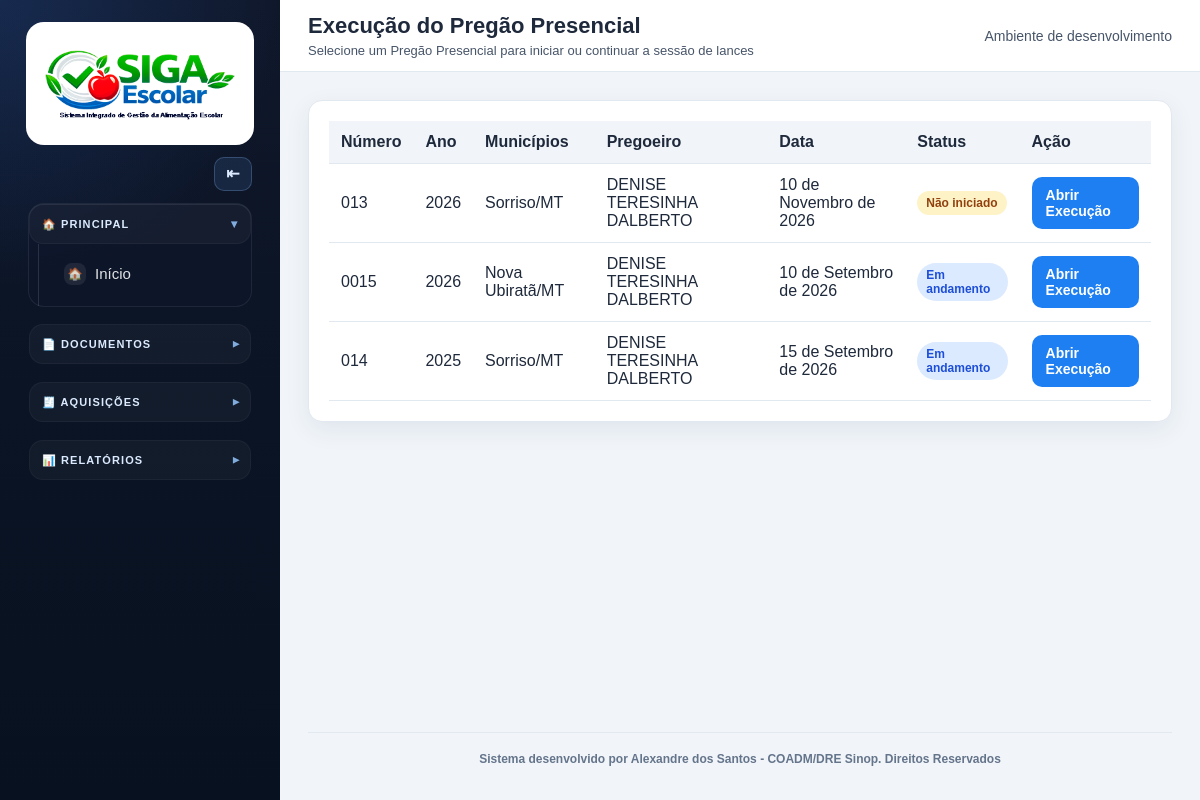
The page /execucao/ on the database as committed earlier.
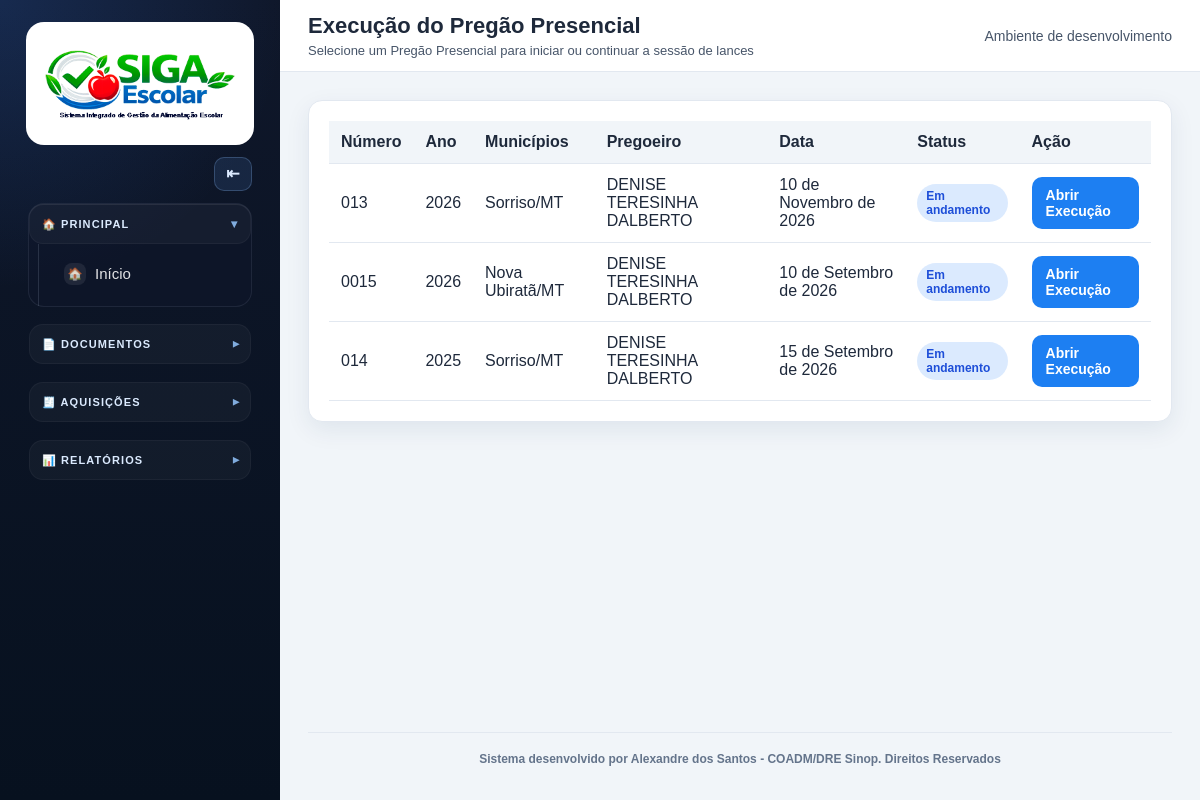
The same page on the database as committed later.
### apps/pregoes/models.py (models this page shows, shortened)
class Pregao(models.Model):
    TIPO_PREGAO_PRESENCIAL = "pregao_presencial"
    TIPO_CHAMADA_PUBLICA = "chamada_publica"
    TIPO_CERTAME_CHOICES = [
        (TIPO_PREGAO_PRESENCIAL, "Pregão Presencial"),
        (TIPO_CHAMADA_PUBLICA, "Chamada Pública"),
    ]
    STATUS_NAO_INICIADO = "nao_iniciado"
    STATUS_EM_ANDAMENTO = "em_andamento"
    STATUS_FINALIZADO = "finalizado"
    STATUS_CHOICES = [
        (STATUS_NAO_INICIADO, "Não iniciado"),
        (STATUS_EM_ANDAMENTO, "Em andamento"),
        (STATUS_FINALIZADO, "Finalizado"),
    ]
    tipo_certame = models.CharField(
        "Tipo de Certame",
        max_length=30,
        choices=TIPO_CERTAME_CHOICES,
        default=TIPO_PREGAO_PRESENCIAL,
        help_text="Define se o processo será executado como Pregão Presencial ou Chamada Pública.",
    )
    numero = models.CharField("Número do Certame", max_length=30)
    numero_processo = models.CharField(
        "Número do Processo",
        max_length=100,
        blank=True,
        help_text="Número do processo administrativo vinculado ao certame.",
    )
    ano = models.PositiveIntegerField("Ano")
    municipios = models.ManyToManyField(
        Municipio,
        through="PregaoMunicipio",
        related_name="pregoes",
        verbose_name="Municípios",
    )
    fornecedores = models.ManyToManyField(
        Fornecedor,
        through="PregaoFornecedor",
        related_name="pregoes",
        verbose_name="Fornecedores",
    )
    nome_pregoeiro = models.CharField("Nome do Pregoeiro", max_length=255)
    cpf_pregoeiro = models.CharField(
        "CPF do Pregoeiro",
        max_length=14,
        validators=[validar_cpf],
    )
    nome_ordenador_despesas = models.CharField(
        "Nome do Ordenador de Despesas",
        max_length=255,
        blank=True,
        help_text="Nome completo do ordenador de despesas vinculado ao certame.",
    )
    rg_ordenador_despesas = models.CharField(
        "RG do Ordenador de Despesas",
        max_length=50,
        blank=True,
    )
    cpf_ordenador_despesas = models.CharField(
        "CPF do Ordenador de Despesas",
        max_length=14,
        blank=True,
        validators=[validar_cpf],
    )
    local_pregao = models.CharField("Local do Pregão", max_length=255)
    data_pregao = models.DateField("Data do Pregão")
    status = models.CharField(
        "Status",
        max_length=30,
        choices=STATUS_CHOICES,
        default=STATUS_NAO_INICIADO,
    )
    criado_por = models.ForeignKey(
        settings.AUTH_USER_MODEL,
        on_delete=models.PROTECT,
        related_name="pregoes_criados",
        verbose_name="Criado por",
        null=True,
        blank=True,
    )
    finalizado_em = models.DateTimeField("Finalizado em", null=True, blank=True)
    percentual_alerta_media = models.DecimalField(
        "Percentual de Alerta da Média",
        max_digits=5,
        decimal_places=2,
        default=50,
        help_text="Percentual de alerta aplicado a todos os itens deste certame.",
    )
    data_pesquisa_precos = models.DateField(
        "Data da Pesquisa de Preços",
        null=True,
        blank=True,
        help_text=(
            "Data da pesquisa/orçamento estimado utilizada como referência "
            "para as médias de preços do certame."
        ),
    )
    criado_em = models.DateTimeField("Criado em", auto_now_add=True)
    atualizado_em = models.DateTimeField("Atualizado em", auto_now=True)
    class Meta:
        verbose_name = "Certame"
        verbose_name_plural = "Certames"
        ordering = ["-ano", "-numero"]
        constraints = [
            models.UniqueConstraint(
                fields=["tipo_certame", "numero", "ano"],
                name="unique_tipo_numero_ano_certame",
            )
        ]

### apps/cadastros/models.py (models this page shows, shortened)
class AtivoModel(TimeStampedModel):
    ativo = models.BooleanField(default=True)
    class Meta:
        abstract = True

class Municipio(AtivoModel):
    nome = models.CharField(max_length=120)
    uf = models.CharField(max_length=2, default="MT")
    class Meta:
        verbose_name = "Município"
        verbose_name_plural = "Municípios"
        ordering = ["nome"]
        constraints = [
            models.UniqueConstraint(fields=["nome", "uf"], name="unique_municipio_uf")
        ]

### apps/execucao/views.py (the view)
# urls.py: path("", views.execucao_pregao, name="execucao_pregao"),
def execucao_pregao(request):
    pregoes = (
        Pregao.objects.filter(
            tipo_certame=Pregao.TIPO_PREGAO_PRESENCIAL,
            status__in=[
                Pregao.STATUS_NAO_INICIADO,
                Pregao.STATUS_EM_ANDAMENTO,
            ]
        )
        .prefetch_related("municipios")
        .order_by("-ano", "-numero")
    )
    return render(
        request,
        "execucao/execucao_pregao.html",
        {
            "pregoes": pregoes,
        },
    )

### templates/execucao/execucao_pregao.html (shortened to what this page needs)
{% extends "base.html" %}
{% block page_title %}Execução do Pregão Presencial{% endblock %}
{% block page_subtitle %}Selecione um Pregão Presencial para iniciar ou continuar a sessão de lances{% endblock %}
{% block content %}
<div class="card">
    <div class="table-wrapper">
        <table>
            <thead>
                <tr>
                    <th>Número</th>
                    <th>Ano</th>
                    <th>Municípios</th>
                    <th>Pregoeiro</th>
                    <th>Data</th>
                    <th>Status</th>
                    <th>Ação</th>
                </tr>
            </thead>
            <tbody>
                {% for pregao in pregoes %}
                <tr>
                    <td>{{ pregao.numero }}</td>
                    <td>{{ pregao.ano }}</td>
                    <td>
                        {% for municipio in pregao.municipios.all %}
                            {{ municipio.nome }}{% if municipio.uf %}/{{ municipio.uf }}{% endif %}{% if not forloop.last %}, {% endif %}
                        {% empty %}
                            -
                        {% endfor %}
                    </td>
                    <td>{{ pregao.nome_pregoeiro }}</td>
                    <td>{{ pregao.data_pregao }}</td>
                    <td>
                        {% if pregao.status == "nao_iniciado" %}
                        <span class="badge badge-warning">{{ pregao.get_status_display }}</span>
                        {% elif pregao.status == "em_andamento" %}
                        <span class="badge badge-primary">{{ pregao.get_status_display }}</span>
                        {% else %}
                        <span class="badge badge-success">{{ pregao.get_status_display }}</span>
                        {% endif %}
                    </td>
                    <td>
                        <a class="btn btn-primary" href="{% url 'execucao:abrir_execucao' pregao.id %}">
                            Abrir Execução
                        </a>
                    </td>
                </tr>
                {% empty %}
                <tr>
                    <td colspan="7">Nenhum Pregão Presencial disponível para execução.</td>
                </tr>
                {% endfor %}
            </tbody>
        </table>
    </div>
</div>
{% endblock %}

### templates/base.html (shortened to what this page needs)
{% load static %}
<!DOCTYPE html>
<html lang="pt-br">
<head>
    <link rel="stylesheet" href="{% static 'css/style.css' %}">
</head>
<body>
    {% with namespace=request.resolver_match.namespace url_name=request.resolver_match.url_name perfil=request.user.perfil_acesso.perfil %}
    <div class="app">
        <aside class="sidebar">
            <div class="sidebar-logo">
                <a class="brand-logo-wrap" href="{% url 'dashboard' %}" title="SIGA Escolar">
                    <img class="brand-logo-img" src="{% static 'img/logo_siga_escolar_header.png' %}" alt="SIGA Escolar - Sistema Integrado de Gestão da Alimentação Escolar">
                </a>
            </div>
            <div class="sidebar-tools">
                <button
                    type="button"
                    id="sidebarToggleBtn"
                    class="sidebar-tool-btn"
                    aria-label="Recolher menu lateral"
                    title="Recolher menu lateral"
                >⇤</button>
            </div>
            <nav class="sidebar-menu">
                <details class="sidebar-group" open>
                    <summary><span class="group-title">🏠 Principal</span></summary>
                    <div class="sidebar-links">
                        <a class="sidebar-link {% if url_name == 'dashboard' %}active{% endif %}" href="{% url 'dashboard' %}">
                            <span class="sidebar-icon">🏠</span>
                            <span>Início</span>
                        </a>
                    </div>
                </details>
                <details class="sidebar-group" {% if namespace == "documentos" and url_name != "adjudicacao_chamada_publica" %}open{% endif %}>
                    <summary><span class="group-title">📄 Documentos</span></summary>
                </details>
                                <details class="sidebar-group" {% if namespace == "aquisicoes" %}open{% endif %}>
                    <summary><span class="group-title">🧾 Aquisições</span></summary>
                </details>
                <details class="sidebar-group" {% if namespace == "pregoes" and url_name == "relatorio_distribuicao" or namespace == "documentos" and url_name|slice:":11" == "relatorios_" %}open{% endif %}>
                    <summary><span class="group-title">📊 Relatórios</span></summary>
                </details>
            </nav>
        </aside>
        <main class="main">
            <header class="topbar">
                <div class="topbar-title">
                    <h1>{% block page_title %}Sistema de Pregões{% endblock %}</h1>
                    <p>{% block page_subtitle %}Gestão de certames, lances e documentos{% endblock %}</p>
                </div>
                <div class="topbar-user" style="display:flex; align-items:center; gap:12px; flex-wrap:wrap;">
                    {% if request.user.is_authenticated %}
                    <span>{{ request.user.get_full_name|default:request.user.username }}</span>
                    {% if request.user.is_superuser %}
                    <span class="user-perfil-badge">Administrador</span>
                    {% elif request.user.perfil_acesso %}
                    <span class="user-perfil-badge">{{ request.user.perfil_acesso.get_perfil_display }}</span>
                    {% endif %}
                    <a href="{% url 'usuarios:minha_conta' %}" style="
                        border:1px solid #cbd5e1;
                        background:#ffffff;
                        color:#0f2f57;
                        border-radius:10px;
                        padding:8px 12px;
                        font-size:13px;
                        font-weight:800;
                        text-decoration:none;
                        font-family:inherit;
                    ">Minha Conta</a>
                    <form method="post" action="{% url 'logout' %}" id="autoLogoutForm" style="margin:0;">
                        {% csrf_token %}
                        <button type="submit" style="
                            border:1px solid #cbd5e1;
                            background:#ffffff;
                            color:#0f2f57;
                            border-radius:10px;
                            padding:8px 12px;
                            font-size:13px;
                            font-weight:800;
                            cursor:pointer;
                            font-family:inherit;
                        ">Sair</button>
                    </form>
                    {% else %}
                    <span>Ambiente de desenvolvimento</span>
                    {% endif %}
                </div>
            </header>
            <section class="content">
                {% block content %}{% endblock %}
                <footer class="siga-footer">
                    Sistema desenvolvido por Alexandre dos Santos - COADM/DRE Sinop. Direitos Reservados
                </footer>
            </section>
        </main>
    </div>
    {% endwith %}
</body>
</html>

### static/css/style.css (style rules this page uses)
:root { --primary: #0f2f57; --primary-dark: #09213f; --primary-light: #174a84; --accent: #1d7ff2; --success: #198754; --warning: #ffc107; --danger: #dc3545; --gray-50: #f8fafc; --gray-100: #f1f5f9; --gray-200: #e2e8f0; --gray-300: #cbd5e1; --gray-600: #475569; --gray-800: #1e293b; --white: #ffffff; --radius: 14px; --shadow: 0 8px 24px rgba(15, 47, 87, 0.08); }
* { box-sizing: border-box; }
body { margin: 0; font-family: Arial, Helvetica, sans-serif; background: var(--gray-100); color: var(--gray-800); }
.app { display: flex; min-height: 100vh; }
.sidebar { width: 280px; background: linear-gradient(180deg, var(--primary), var(--primary-dark)); color: var(--white); padding: 22px 18px; position: fixed; top: 0; left: 0; bottom: 0; overflow-y: auto; }
.sidebar-logo { margin-bottom: 28px; padding-bottom: 18px; border-bottom: 1px solid rgba(255, 255, 255, 0.15); }
.sidebar-menu { display: flex; flex-direction: column; gap: 6px; }
.sidebar-menu a { color: rgba(255, 255, 255, 0.88); text-decoration: none; padding: 11px 12px; border-radius: 10px; font-size: 15px; transition: 0.2s; }
.main { margin-left: 280px; width: calc(100% - 280px); min-height: 100vh; }
.topbar { height: 72px; background: var(--white); border-bottom: 1px solid var(--gray-200); display: flex; align-items: center; justify-content: space-between; padding: 0 28px; position: sticky; top: 0; z-index: 10; }
.topbar-title h1 { margin: 0; font-size: 22px; color: var(--gray-800); }
.topbar-title p { margin: 4px 0 0; font-size: 13px; color: var(--gray-600); }
.topbar-user { font-size: 14px; color: var(--gray-600); }
.content { padding: 28px; }
.card { background: var(--white); border: 1px solid var(--gray-200); border-radius: var(--radius); padding: 20px; box-shadow: var(--shadow); margin-bottom: 18px; }
.btn { display: inline-block; padding: 10px 14px; border-radius: 10px; border: none; text-decoration: none; cursor: pointer; font-size: 14px; font-weight: 600; transition: 0.2s; }
.btn-primary { background: var(--accent); color: var(--white); }
.table-wrapper { overflow-x: auto; }
table { width: 100%; border-collapse: collapse; background: var(--white); }
th { background: var(--gray-100); color: var(--gray-800); font-weight: 700; text-align: left; padding: 12px; border-bottom: 1px solid var(--gray-200); }
td { padding: 12px; border-bottom: 1px solid var(--gray-200); color: var(--gray-800); vertical-align: middle; }
.badge { display: inline-block; padding: 5px 9px; border-radius: 999px; font-size: 12px; font-weight: bold; }
.badge-primary { background: #dbeafe; color: #1d4ed8; }

Rows that differ between the two databases and show on the page:
changed Pregao "10 de Novembro de 2026": status "Não iniciado" → "Em andamento"
